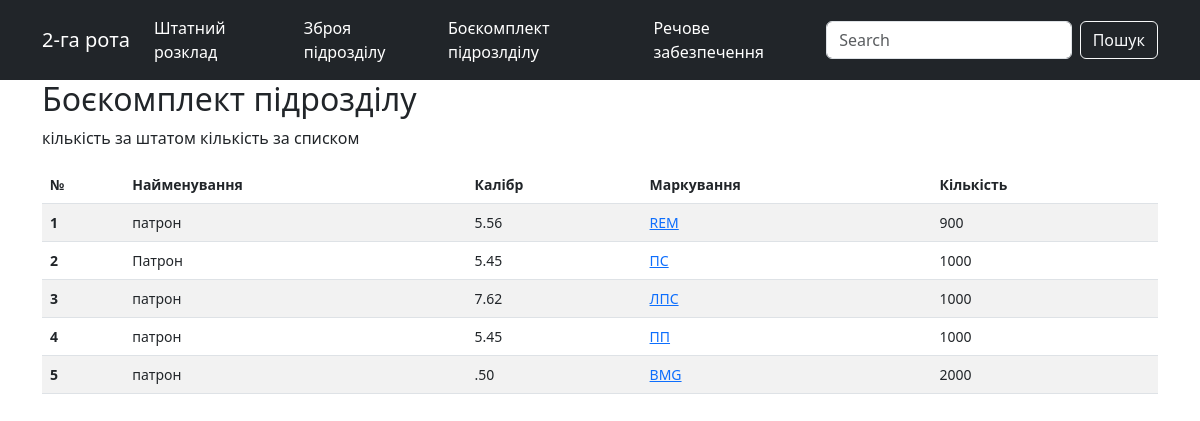
Page /index/ammo/ on the committed database.
### evening/models.py (models this page shows, shortened)
class Ammo(models.Model):
    ammo_name = models.CharField(max_length=255, verbose_name="Найменування")
    caliber = models.CharField(max_length=255, verbose_name="Калібр")
    ammo_type = models.CharField(max_length=255, verbose_name="Маркування")
    quantity = models.IntegerField(verbose_name="Кількість")
    class Meta:
        verbose_name = "Боєкомплект підрозділу"
        verbose_name_plural = "Боєкомплект підрозділу"
        ordering = ["quantity"]

### evening/views.py (the view)
# urls.py: path("ammo/", AmmoList.as_view(), name="ammo"),
class AmmoList(ListView):
    model = Ammo
    template_name = "evening/ammo_list.html"

### evening/templates/evening/ammo_list.html
{% extends "evening/base_generic.html" %}
{% block content %}
<head>
</head>
<div class="container">
    <h2>Боєкомплект підрозділу</h2>
    <p>кількість за штатом {{soldiers_list.count}} кількість за списком {{cont}} </p>
  <table class="table table-striped">
     <thead>
        <tr>
          <th class = header scope="col">№</th>
          <th class = header scope="col">Найменування</th>
          <th class = header scope="col">Калібр</th>
          <th class = header scope="col">Маркування</th>
          <th class = header scope="col">Кількість</th>
        </tr>
     </thead>
     <tbody>
      {% for a in ammo_list %}
        <tr>
          <th scope="row">{{forloop.counter}}</th>
          <td>{{a.ammo_name}}</td>
          <td>{{a.caliber}}</td>
          <td><a href="{}">{{a.ammo_type}}</td>
          <td>{{a.quantity}}</td>
        </tr>
      {% endfor %}
     </tbody>
  </table>
</div>
{% endblock %}

### evening/static/css/styles.css (style rules this page uses)
.table { width: 100%; font-size: 14px; margin: 0; padding: 0; }

### rows in the picture
Ammo: ammo_name "патрон", caliber "5.56", ammo_type "REM", quantity "900"
Ammo: ammo_name "Патрон", caliber "5.45", ammo_type "ПС", quantity "1000"
Ammo: ammo_name "патрон", caliber "7.62", ammo_type "ЛПС", quantity "1000"
Ammo: ammo_name "патрон", caliber "5.45", ammo_type "ПП", quantity "1000"
Ammo: ammo_name "патрон", caliber ".50", ammo_type "BMG", quantity "2000"
